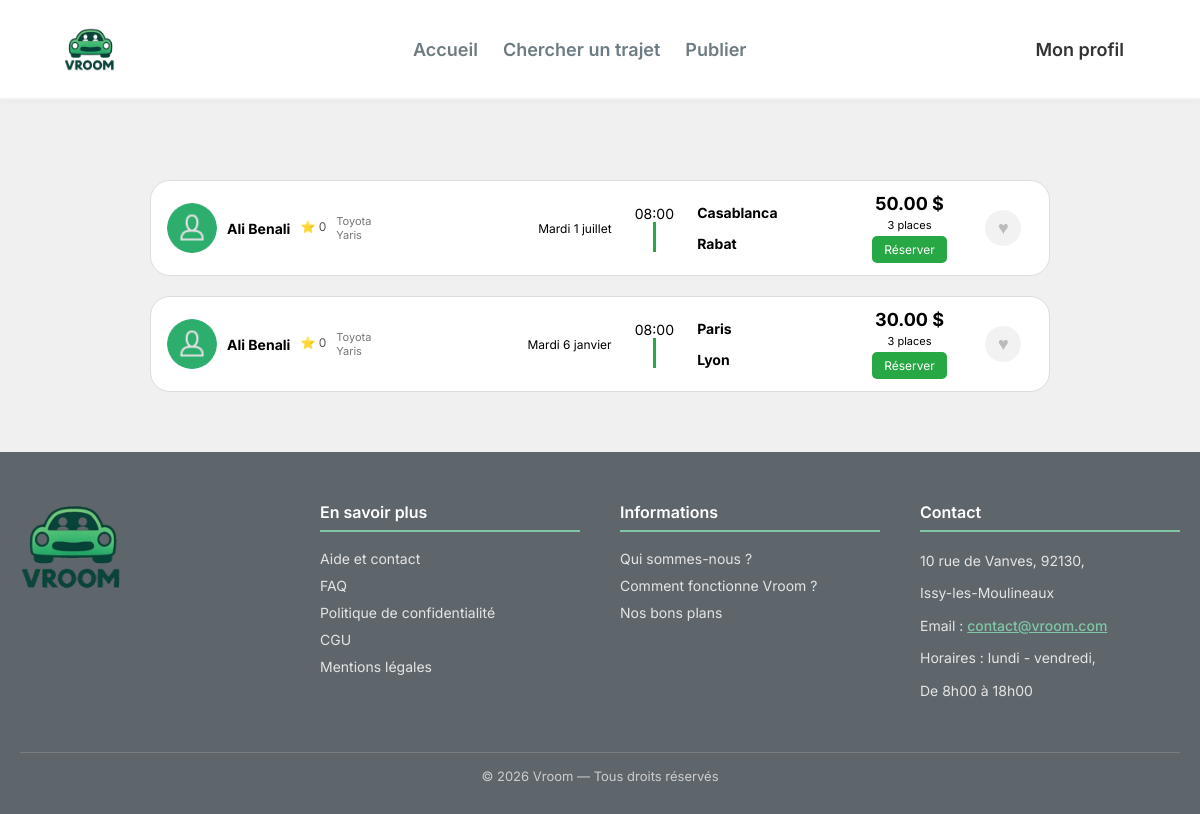
/Vue/pages/index.php?page=mes_annonces (signed in), run on the app's committed database.
### tables this page shows
CREATE TABLE `annonces` (
  `id` bigint(20) UNSIGNED NOT NULL,
  `id_conducteur` bigint(20) UNSIGNED NOT NULL,
  `date_depart` date NOT NULL,
  `heure_depart` time NOT NULL,
  `datetime_depart` datetime NOT NULL,
  `prix_par_personne` decimal(10,2) NOT NULL,
  `places_disponibles` int(11) NOT NULL,
  `description` text NOT NULL,
  `commentaires` text DEFAULT NULL,
  `id_ville_depart` bigint(20) UNSIGNED NOT NULL,
  `adresse_depart` varchar(255) NOT NULL,
  `id_ville_arrivee` bigint(20) UNSIGNED NOT NULL,
  `adresse_arrivee` varchar(255) NOT NULL,
  `statut` enum('active','complete','annulee','expiree') NOT NULL DEFAULT 'active',
  `date_creation` timestamp NOT NULL DEFAULT current_timestamp(),
  `heure_arrivee` time DEFAULT NULL,
  `date_arrivee` date DEFAULT NULL,
  `id_vehicule` bigint(20) UNSIGNED DEFAULT NULL
);

CREATE TABLE `utilisateurs` (
  `id` bigint(20) UNSIGNED NOT NULL,
  `nom` varchar(255) NOT NULL,
  `prenom` varchar(255) NOT NULL,
  `email` varchar(255) DEFAULT NULL,
  `telephone` varchar(20) DEFAULT NULL,
  `avatar` varchar(255) DEFAULT NULL,
  `biographie` text DEFAULT NULL,
  `mot_de_passe` varchar(255) NOT NULL,
  `token_notification` varchar(255) DEFAULT NULL,
  `premiere_connexion` tinyint(1) NOT NULL DEFAULT 1,
  `try_token` int(11) NOT NULL DEFAULT 0,
  `remember_token` varchar(100) DEFAULT NULL,
  `date_creation` timestamp NOT NULL DEFAULT current_timestamp(),
  `date_mise_a_jour` timestamp NOT NULL DEFAULT current_timestamp() ON UPDATE current_timestamp(),
  `note` float DEFAULT 0,
  `photo_profil` varchar(255) DEFAULT NULL,
  `admin` tinyint(1) NOT NULL DEFAULT 0
);

CREATE TABLE `vehicules` (
  `id` bigint(20) UNSIGNED NOT NULL,
  `id_utilisateur` bigint(20) UNSIGNED NOT NULL,
  `marque` varchar(100) NOT NULL,
  `modele` varchar(100) NOT NULL,
  `annee` year(4) NOT NULL,
  `couleur` varchar(50) NOT NULL,
  `matricule` varchar(50) NOT NULL,
  `date_creation` timestamp NOT NULL DEFAULT current_timestamp()
);

CREATE TABLE `ville` (
  `id` bigint(20) UNSIGNED NOT NULL,
  `nom` varchar(255) NOT NULL,
  `latitude` decimal(10,6) NOT NULL,
  `longitude` decimal(10,6) NOT NULL
);

### Controleur/c_profil.php (called while the page is built, shortened)
<?php
require_once __DIR__ . '/../Modele/annonces.php';
class c_mes_annonces {
    public function afficher(): void {
        $annonces = Annonces::get_annonces_conducteur($_SESSION['user_id']);
        require __DIR__ . '/../Vue/head.php';
        require __DIR__ . '/../Vue/header.php';
        require __DIR__ . '/../Vue/pages/v_mes_annonces.php';
        require __DIR__ . '/../Vue/footer.php';
    }
}
?>

### Modele/annonces.php (called while the page is built, shortened)
<?php
class Annonces {
    public static function detail_trajet(int $id): ?array{
        $db = dbConnect();
        $sql = "
        SELECT
            a.id,
            a.date_depart,
            DATE_FORMAT(a.heure_depart, '%H:%i') AS heure_depart,
            a.prix_par_personne,
            a.places_disponibles,
            a.description,
            a.adresse_depart,
            a.adresse_arrivee,
            u.id AS conducteur_id,
            u.nom AS conducteur_nom,
            u.note AS conducteur_note,
            v.marque,
            v.modele,
            vd.nom AS ville_depart,
            va.nom AS ville_arrivee,
            d.chemin_fichier AS chemin_avatar
        FROM annonces a
        JOIN utilisateurs u ON a.id_conducteur = u.id
        LEFT JOIN documents_utilisateur d
            ON a.id_conducteur = d.id_utilisateur
            AND d.type_document = 'avatar'
        JOIN vehicules v ON a.id_vehicule = v.id
        JOIN ville vd ON a.id_ville_depart = vd.id
        JOIN ville va ON a.id_ville_arrivee = va.id
        WHERE a.id = :id
        ";
        $stmt = $db->prepare($sql);
        $stmt->execute(['id' => $id]);
        $annonce = $stmt->fetch(PDO::FETCH_ASSOC);
        return $annonce ?: null;
    }
  public static function get_annonces_conducteur(int $id_conducteur): ?array {
    $trajets = [];
    $db = dbConnect();
    $stmt = $db->prepare(
        "SELECT * FROM annonces WHERE id_conducteur = :id_conducteur"
    );
    $stmt->execute([
        ':id_conducteur' => $id_conducteur
    ]);
    while ($row = $stmt->fetch(PDO::FETCH_ASSOC)) {
        $trajets[] = [
            "id" => (int) $row["id"],
        ];
    }
    return $trajets;
    }
}
?>

### Ressources/PHP/date_en_fr.php (called while the page is built, shortened)
<?php
function formatDateFr(string $date): string
{
    if (class_exists('IntlDateFormatter')) {
        $formatter = new IntlDateFormatter(
            'fr_FR',
            IntlDateFormatter::FULL,
            IntlDateFormatter::NONE,
            'Europe/Paris',
            IntlDateFormatter::GREGORIAN,
            'EEEE d MMMM'
        );
        return ucfirst($formatter->format(strtotime($date)));
    }
    $jours = [
        'Sunday' => 'Dimanche',
        'Monday' => 'Lundi',
        'Tuesday' => 'Mardi',
        'Wednesday' => 'Mercredi',
        'Thursday' => 'Jeudi',
        'Friday' => 'Vendredi',
        'Saturday' => 'Samedi'
    ];
    $mois = [
        'January' => 'janvier',
        'February' => 'février',
        'March' => 'mars',
        'April' => 'avril',
        'May' => 'mai',
        'June' => 'juin',
        'July' => 'juillet',
        'August' => 'août',
        'September' => 'septembre',
        'October' => 'octobre',
        'November' => 'novembre',
        'December' => 'décembre'
    ];
    $dateObj = new DateTime($date);
    return $jours[$dateObj->format('l')]
        . ' '
        . $dateObj->format('d')
        . ' '
        . $mois[$dateObj->format('F')];
}
?>

### Vue/pages/v_mes_annonces.php (the view, shortened to what this page needs)
<body>
    <section class="trajets-container">
            <?php if (!empty($annonces)): ?>
                <?php foreach ($annonces as $annonce):
                    $trajet = Annonces::detail_trajet((int)$annonce['id']);
                    if (!$trajet) continue;
                ?>
                    <div class="trajet-ligne">
                        <div class="col-driver">
                            <div class="avatar">
                                <?php if (!empty($trajet["chemin_avatar"])): ?>
                                    <img src="<?= htmlspecialchars($trajet["chemin_avatar"]) ?>" alt="Avatar">
                                <?php else: ?>
                                    <img src="Ressources/Image/person_icon.png" alt="Avatar par défaut">
                                <?php endif; ?>
                            </div>
                            <div class="driver-name"><?= htmlspecialchars($trajet["conducteur_nom"] ?? '') ?></div>
                            <div class="driver-stars">⭐ <?= htmlspecialchars($trajet["conducteur_note"] ?? 0) ?></div>
                            <div class="driver-details">
                                <p><?= htmlspecialchars($trajet["marque"] ?? '') ?></p>
                                <p><?= htmlspecialchars($trajet["modele"] ?? '') ?></p>
                            </div>
                        </div>
                        <div class='col-date'>
                            <div class="date-trajet">
                                <?= htmlspecialchars(formatDateFr($trajet['date_depart'])) ?>
                            </div>
                        </div>
                        <div class="col-horaires">
                            <div class="time-block">
                                <span class="heure"><?= htmlspecialchars($trajet["heure_depart"]) ?></span>
                            </div>
                            <div >
                                <div class="bar"></div>
                            </div>
                        </div>
                        <div class="col-villes">
                            <div class="ville">
                                <h4><?= htmlspecialchars($trajet["ville_depart"] ?? '') ?></h4>
                            </div>
                            <div class="ville">
                                <h4><?= htmlspecialchars($trajet["ville_arrivee"] ?? '') ?></h4>
                            </div>
                        </div>
                        <div class="col-prix">
                            <div class="prix"><?= htmlspecialchars($trajet["prix_par_personne"] ?? '') ?> $</div>
                            <div class="prix-info"><?= htmlspecialchars($trajet["places_disponibles"] ?? '')?> places</div>
                            <button class="btn-reserver"
                                onclick="window.location.href='index.php?page=detail_trajet&id=<?= htmlspecialchars($trajet['id']) ?>'">
                                Réserver
                            </button>
                        </div>
                        <?php if (isset($_SESSION['user_id'])): ?>
                            <div class="col-favori">
                                <button class="btn-favori" action="index.php?page=recherche_trajetdata&action=favoris&id_favori="<?= $trajet['id'] ?>>♥</button>
                            </div>
                        <?php endif; ?>
                    </div>
                <?php endforeach; ?>
            <?php else: ?>
                <p>Aucun trajet trouvé</p>
            <?php endif; ?>
    </section>
</body>

### Ressources/CSS/commun.css (style rules this page uses)
:root { --couleurVerte: #28a745; --couleurVerteFonce: #1f7e36; --texteGris: #6d7c82; --titreNoir: #222; --fondClair: #ffffff; --ombre: rgba(0, 0, 0, 0.10); --ombreHover: rgba(0, 0, 0, 0.18); }
* { font-family: 'Inter', sans-serif; box-sizing: border-box; padding: 0; margin: 0; }
body { background-color: #f0f0f0; align-items: center; justify-content: center; display: flex; flex-direction: column; gap: 30px; }
img, picture, svg, video { max-width: 100%; height: auto; display: block; }

### Ressources/CSS/header.css (style rules this page uses)
:root { --couleurVerte: #28a745; --couleurVerteFonce: #1f7e36; --texteGris: #6d7c82; --titreNoir: #222; --fondClair: #ffffff; --ombre: rgba(0, 0, 0, 0.10); --ombreHover: rgba(0, 0, 0, 0.18); }
* { margin: 0; padding: 0; box-sizing: border-box; }

### Ressources/CSS/mes_annonces.css (style rules this page uses)
.trajets-container { max-width: 800px; margin: auto; display: flex; flex-direction: column; align-items: center; gap: 20px; padding-bottom: 30px; padding-top:50px; }
.trajet-ligne { display: flex; align-items: center; justify-content: space-between; padding: 12px 16px; border-radius: 20px; border: 1px solid #ddd; background: #fff; width: 900px; }
.col-driver { display: flex; align-items: center; gap: 10px; width: 300px; }
.avatar { width: 50px; height: 50px; border-radius: 50%; background: #eaeaea; font-size: 18px; display: flex; align-items: center; justify-content: center; }
.avatar img { width: 100%; height: 100%; border-radius: 50%; object-fit: cover; }
.driver-name { font-weight: 700; font-size: 14px; }
.driver-stars { font-size: 12px; color: #555; margin-bottom: 3px; }
.driver-details p { font-size: 11px; color: #777; }
.col-date { width: 150px; font-size: 12px; display: flex; flex-direction: column; align-items:flex-end; }
.col-horaires { width: 10%; display: flex; flex-direction: column; align-items: center; }
.time-block { gap: 4px; font-size: 14px; }
.bar { width: 3px; height: 30px; background: #28a745; }
.col-villes { width: 150px; display: flex; flex-direction: column; gap: 14px; }
.ville h4 { font-size: 14px; }
.col-prix { width: 15%; display: flex; flex-direction: column; align-items: center; gap: 4px; }
.prix { font-size: 18px; font-weight: 700; }
.prix-info { font-size: 11px; }
.btn-reserver { background: #28a745; color: white; padding: 6px 12px; border: none; border-radius: 5px; cursor: pointer; font-size: 12px; }
.col-favori { width: 60px; display: flex; align-items: center; justify-content: center; }
.btn-favori { align-self: flex-end; background: #f2f2f2; border: none; width: 36px; height: 36px; border-radius: 50%; font-size: 18px; cursor: pointer; color: #bbb; transition: all 0.2s ease; display: flex; align-items: center; justify-content: center; }

### Ressources/CSS/responsive.css (style rules this page uses)
:root { --maxContentWidth: 1200px; }
img, svg, picture, video { max-width: 100%; height: auto; display: block; }
button, .profile-link, .nav a { touch-action: manipulation; }

### data on the page
annonces: utilisateurs.nom "Ali Benali", utilisateurs.note "0", id_vehicule.marque "Toyota", id_vehicule.modele "Yaris", date_depart "Mardi 1 juillet", heure_depart "08:00", ville.nom "Casablanca", ville.nom "Rabat", prix_par_personne "50.00", places_disponibles "3"
annonces: utilisateurs.nom "Ali Benali", utilisateurs.note "0", id_vehicule.marque "Toyota", id_vehicule.modele "Yaris", date_depart "Mardi 6 janvier", heure_depart "08:00", ville.nom "Paris", ville.nom "Lyon", prix_par_personne "30.00", places_disponibles "3"
